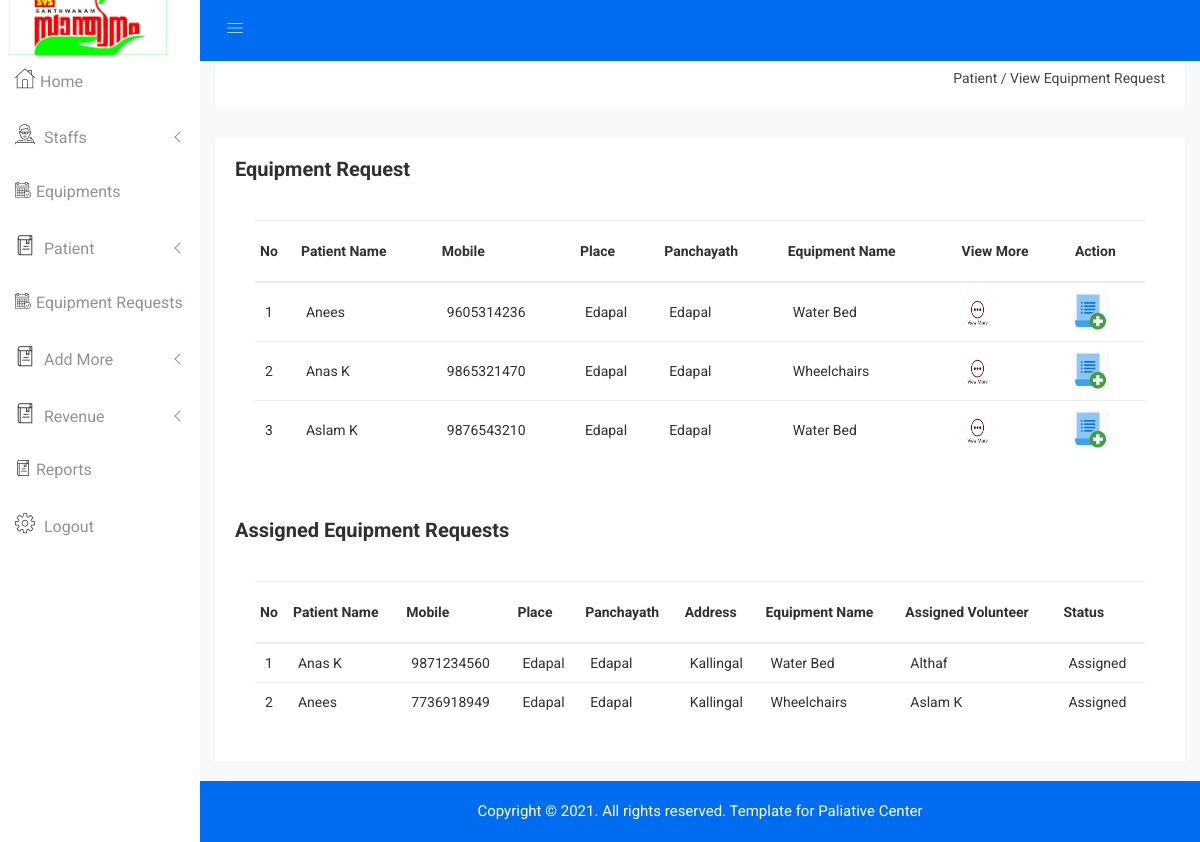
Page /Admin/view_equiprequest.php on the committed database.
### tables this page shows
CREATE TABLE `equipment_request` (
  `req_id` int(5) NOT NULL,
  `patient` int(5) NOT NULL,
  `equipment` int(5) NOT NULL,
  `status` varchar(15) NOT NULL
);

CREATE TABLE `patient` (
  `pid` int(5) NOT NULL,
  `pname` varchar(30) NOT NULL,
  `mobile` bigint(12) NOT NULL,
  `dob` date NOT NULL,
  `gender` varchar(10) NOT NULL,
  `place` varchar(25) NOT NULL,
  `panchayath` varchar(25) NOT NULL,
  `ward` int(5) NOT NULL,
  `address` varchar(50) NOT NULL,
  `pincode` int(8) NOT NULL,
  `disease` varchar(30) NOT NULL
);

CREATE TABLE `equipments` (
  `eid` int(5) NOT NULL,
  `e_name` varchar(15) NOT NULL,
  `e_stock` int(10) NOT NULL,
  `e_date` date NOT NULL,
  `image` varchar(250) NOT NULL,
  `description` varchar(100) NOT NULL
);

CREATE TABLE `transport` (
  `tid` int(5) NOT NULL,
  `equipment` int(5) NOT NULL,
  `patient` int(5) NOT NULL,
  `volunteer` int(5) NOT NULL,
  `request_id` int(5) NOT NULL,
  `tr_status` varchar(15) NOT NULL,
  `tr_assdate` date NOT NULL
);

CREATE TABLE `volunteer` (
  `vid` int(5) NOT NULL,
  `name` varchar(20) NOT NULL,
  `mobile` bigint(12) NOT NULL,
  `dob` date NOT NULL,
  `place` varchar(20) NOT NULL,
  `panchayath` varchar(30) NOT NULL,
  `address` varchar(30) NOT NULL
);

### Admin/view_equiprequest.php (the view, shortened to what this page needs)
<?php
include "header.php";
?>
<div class="breadcome-area">
    <div class="container-fluid">
        <div class="row">
            <div class="col-lg-12 col-md-12 col-sm-12 col-xs-12">
                <div class="breadcome-list single-page-breadcome">
                    <div class="row">
                        <div class="col-lg-6 col-md-6 col-sm-6 col-xs-12">
                        </div>
                        <div class="col-lg-6 col-md-6 col-sm-6 col-xs-12">
                            <ul class="breadcome-menu">
                                <li>Patient</a> <span class="bread-slash">/</span></li>
                                <li><span class="bread-blod">View Equipment Request</span></li>
                            </ul>
                        </div>
                    </div>
                </div>
            </div>
        </div>
    </div>
</div>
</div>
<div class="product-status mg-b-15">
    <div class="container-fluid">
        <div class="row">
            <div class="col-lg-12 col-md-12 col-sm-12 col-xs-12">
                <div class="product-status-wrap">
                    <?php
                    $sq=mysqli_query($con,"select * from equipment_request where status='pending'");
                    if(mysqli_num_rows($sq)==0){
                        echo "<h2 style='margin-left: 35%;color:coral;font-family: Times;font-style: italic;font-size: 39px;'>No details to show</h2><br><br><br><br><br><br><br><br><br><br><br><br><br><br><br><br><br><br><br>";
                    }else {
                        ?>
                        <h4>Equipment Request</h4>
                        <div class="asset-inner">
                            <div class="row">
                                <div class="col-lg-12 col-md-12 col-sm-12 col-xs-12">
                                    <div class="sparkline13-list">
                                        <div class="sparkline13-graph">
                                            <div class="datatable-dashv1-list custom-datatable-overright">
                                                <table id="table" data-toggle="table" data-pagination="true"
                                                       data-search="true">
                                                    <thead>
                                                    <tr>
                                                        <th data-field="id">No</th>
                                                        <th data-field="pname" data-editable="true">Patient Name</th>
                                                        <th data-field="mobile" data-editable="true">Mobile</th>
                                                        <th data-field="place" data-editable="true">Place</th>
                                                        <th data-field="place" data-editable="true">Panchayath</th>
                                                        <th data-field="ename" data-editable="true">Equipment Name</th>
                                                        <th data-field="viewmore">View More</th>
                                                        <th data-field="assign">Action</th>
                                                    </tr>
                                                    </thead>
                                                    <tbody style="text-transform: capitalize">
                                                    <?php
                                                    $i = 1;
                                                    $view = mysqli_query($con, "select *from equipments inner join equipment_request on equipments.eid=equipment_request.equipment inner join patient on equipment_request.patient=patient.pid where equipment_request.status='pending' ");
                                                    while ($row = mysqli_fetch_array($view)) {
                                                        ?>
                                                        <tr>
                                                            <td><?php echo $i ?></td>
                                                            <td><?php echo $row['pname'] ?></td>
                                                            <td><?php echo $row['mobile'] ?></td>
                                                            <td><?php echo $row['place'] ?></td>
                                                            <td><?php echo $row['panchayath'] ?></td>
                                                            <td><?php echo $row['e_name'] ?></td>
                                                            <td>
                                                                <a href="viewmore_request.php?id=<?php echo $row['req_id'] ?>"
                                                                   data-toggle="tooltip" title="Edit"
                                                                   class="pd-setting-ed"><img src="img/viewmore.png"
                                                                                              style="height: 40px;width: 39px;margin-left: -9px;"></a>
                                                            </td>
                                                            <td>
                                                                <a href="assign_transport.php?id=<?php echo $row['req_id'] ?>"
                                                                   data-toggle="tooltip" title="Edit"
                                                                   class="pd-setting-ed"><img src="img/add.png"
                                                                                              style="height: 40px;width: 39px;margin-left: -9px;"></a>
                                                            </td>
                                                        </tr>
                                                        <?php
                                                        $i++;
                                                    }
                                                    ?>
                                                    </tbody>
                                                </table>
                                            </div>
                                        </div>
                                    </div>
                                </div>
                            </div>
                        </div>
                        <?php
                    }
                    ?>
                </div>
                <div class="product-status-wrap">
                    <h4>Assigned Equipment Requests</h4>
                    <div class="asset-inner">
                        <div class="row">
                            <div class="col-lg-12 col-md-12 col-sm-12 col-xs-12">
                                <div class="sparkline13-list">
                                    <div class="sparkline13-graph">
                                        <div class="datatable-dashv1-list custom-datatable-overright">
                                            <table id="table" data-toggle="table" data-pagination="true"
                                                   data-search="true">
                                                <thead>
                                                <tr>
                                                    <th data-field="id">No</th>
                                                    <th data-field="pname" data-editable="true">Patient Name</th>
                                                    <th data-field="mobile" data-editable="true">Mobile</th>
                                                    <th data-field="place" data-editable="true">Place</th>
                                                    <th data-field="panchayath" data-editable="true">Panchayath</th>
                                                    <th data-field="address" data-editable="true">Address</th>
                                                    <th data-field="ename" data-editable="true">Equipment Name</th>
                                                    <th data-field="vname" data-editable="true">Assigned Volunteer</th>
                                                    <th data-field="status" data-editable="true">Status</th>
                                                </tr>
                                                </thead>
                                                <tbody style="text-transform: capitalize">
                                                <?php
                                                $i = 1;
                                                $view = mysqli_query($con, "select *from patient inner join transport on patient.pid=transport.patient inner join equipments on  transport.equipment=equipments.eid inner join volunteer on transport.volunteer=volunteer.vid where transport.tr_status='assigned' ");
                                                while ($row = mysqli_fetch_array($view)) {
                                                    ?>
                                                    <tr>
                                                        <td><?php echo $i ?></td>
                                                        <td><?php echo $row['pname'] ?></td>
                                                        <td><?php echo $row['mobile'] ?></td>
                                                        <td><?php echo $row['place'] ?></td>
                                                        <td><?php echo $row['panchayath'] ?></td>
                                                        <td><?php echo $row['address'] ?></td>
                                                        <td><?php echo $row['e_name'] ?></td>
                                                        <td><?php echo $row['name'] ?></td>
                                                        <td><?php echo $row['tr_status'] ?></td>
                                                    </tr>
                                                    <?php
                                                    $i++;
                                                }
                                                ?>
                                                </tbody>
                                            </table>
                                        </div>
                                    </div>
                                </div>
                            </div>
                        </div>
                    </div>
                </div>
            </div>
        </div>
    </div>
</div>
<?php
include "footer.php";
?>
</body>
</html>

### rows in the picture
equipment_request: patient.pname "Anees", patient.mobile "9605314236", patient.place "Edapal", patient.panchayath "Edapal", equipment.e_name "Water Bed"
equipment_request: patient.pname "Anas K", patient.mobile "9865321470", patient.place "Edapal", patient.panchayath "Edapal", equipment.e_name "Wheelchairs"
equipment_request: patient.pname "Aslam K", patient.mobile "9876543210", patient.place "Edapal", patient.panchayath "Edapal", equipment.e_name "Water Bed"
transport: patient.pname "Anas K", volunteer.mobile "9871234560", volunteer.place "Edapal", volunteer.panchayath "Edapal", volunteer.address "Kallingal", equipment.e_name "Water Bed", volunteer.name "Althaf", tr_status "Assigned"
transport: patient.pname "Anees", volunteer.mobile "7736918949", volunteer.place "Edapal", volunteer.panchayath "Edapal", volunteer.address "Kallingal", equipment.e_name "Wheelchairs", volunteer.name "Aslam K", tr_status "Assigned"
